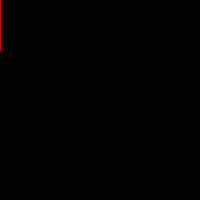
Frame 1 (no input)
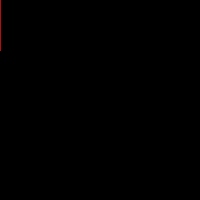
Frame 60 (the mouse pressed at the canvas centre just before this capture)
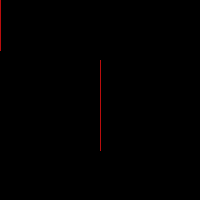
Frame 120 (the mouse held since frame 60 and released just before this capture)

The Processing sketch that drew these frames (run headless with seeded random() and noise(); from frame 60 on, the mouse is pressed at the canvas centre):

// Processing sketch: processing_112830
// ── processing_112830.pde

void setup(){
size(200,200);
background(0);
}
void draw(){
  //background(0);
  
stroke(#B90D0D);
line(mouseY,mouseX+50,mouseX,mouseY-40);
stroke(#0D14B9);
//line(mouseX,mouseY,0,0);
}
